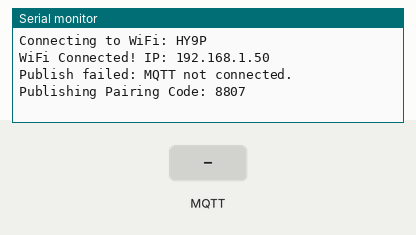
Recording of a sketch running on a simulated Arduino Uno, built with avr-gcc and run on an emulated ATmega328P. Shown: the last lines printed to the serial monitor. Inputs (shaded band) come from the test bench. Random numbers use the default seed unless the sketch sets one; no MQTT or app messages arrive unless stated.

Above: at 3.7 s.
3.8 s: MQTT message "1" arrives on the first subscribed topic
At 6.2 s:
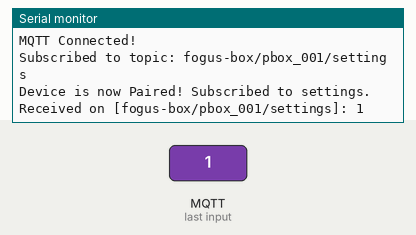
6.5 s: MQTT message "on" arrives on the first subscribed topic
At 7.7 s:
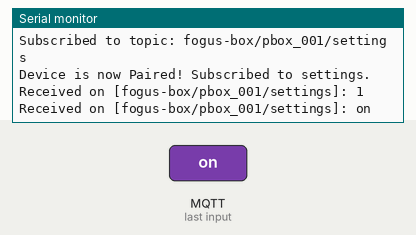
8.0 s: MQTT message "off" arrives on the first subscribed topic
At 8.9 s:
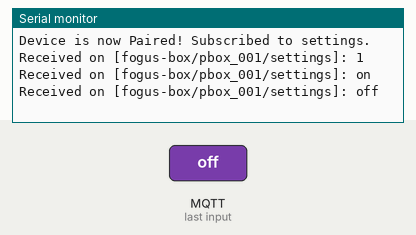

The sketch:

MqttTest.ino
```cpp
#include "ProjectMqtt.h"

// กำหนดค่าโปรเจกต์
const char* WIFI_SSID = "HY9P";
const char* WIFI_PASSWORD = "1010101010";
const char* MQTT_SERVER = "broker.hivemq.com";
const int MQTT_PORT = 1883;

ProjectMqtt mqttClient(WIFI_SSID, WIFI_PASSWORD, MQTT_SERVER, MQTT_PORT, "fogus-box", "pbox_001");

unsigned long lastHeartbeat = 0;

void setup() {
  Serial.begin(115200);
  delay(1000);

  mqttClient.begin();

  // จำลองว่ายังไม่จับคู่ตอนเปิดเครื่อง (สามารถเปลี่ยนเป็นอ่านค่าจาก EEPROM ได้)
  mqttClient.setPaired(false);
}

void loop() {
  // รันระบบ MQTT หลักเชื่อมต่อ Wi-Fi และฟังข้อความ
  mqttClient.loop();

  // ถ้ายังไม่จับคู่ ให้ส่ง Pairing Code ออกไปเรื่อยๆ (ขั้นที่ 1)
  // (คุณสามารถเช็คปุ่มกดบนบอร์ดเพื่อสลับสถานะ isPaired เป็น true ได้ เมื่อผู้ใช้กดปุ่มยืนยัน)
  mqttClient.handlePairingMode();

  // ถ้าจับคู่แล้ว ส่ง Heartbeat สถานะเครื่องทุกๆ 10 วินาที (ขั้นที่ 2)
  // if (mqttClient.isPaired) { ... }
  unsigned long now = millis();
  if (now - lastHeartbeat > 10000) {
    lastHeartbeat = now;
    mqttClient.sendStatus("idle", 25, 5);
  }
}
```

ProjectMqtt.h
```cpp
#include "MyMqtt.h"
#include <ArduinoJson.h> // สำหรับจัดการ JSON Payload

class ProjectMqtt : public MyMqtt
{
private:
  String projectName;
  String deviceId;
  bool isPaired;
  String pairingCode;

  unsigned long lastPairingPublish;
  unsigned long lastStatusPublish;

public:
  ProjectMqtt(const char *ssid, const char *pass, const char *server, int port, String projName, String devId)
      : MyMqtt(ssid, pass, server, port, devId),
        projectName(projName), deviceId(devId), isPaired(false),
        lastPairingPublish(0), lastStatusPublish(0) {}

  void setPaired(bool paired)
  {
    isPaired = paired;
    if (isPaired)
    {
      // เมื่อจับคู่สำเร็จ ให้ Subscribe รอรับ Settings ทันที
      String settingsTopic = projectName + "/" + deviceId + "/settings";
      subscribe(settingsTopic.c_str());
      Serial.println("Device is now Paired! Subscribed to settings.");
    }
  }

  void generatePairingCode()
  {
    // สุ่มรหัส 4 หลัก (0000 - 9999)
    int codeInt = random(1000, 10000);
    pairingCode = String(codeInt);
    // เติม 0 ด้านหน้าให้ครบ 4 หลักกรณีเลขน้อยกว่า 1000
    while (pairingCode.length() < 4)
    {
      pairingCode = "0" + pairingCode;
    }
  }

  String getPairingCode()
  {
    return pairingCode;
  }

  void onConnected() override
  {
    Serial.println("MQTT Connected!");
    setPaired(true);
  }

  void onDisconnected() override
  {
    Serial.println("MQTT Disconnected!");
  }

  // Callback เมื่อมีข้อความส่งมา (เช่น Web ส่ง Settings มา)
  void onMessage(String topic, String message) override
  {
    Serial.print("Received on [");
    Serial.print(topic);
    Serial.print("]: ");
    Serial.println(message);
  }

  JsonDocument ParseJson(String message)
  {
    // Parse JSON Settings จากเว็บ
    JsonDocument doc;
    DeserializationError error = deserializeJson(doc, message);
    if (error)
    {
      doc.clear();
      doc["state"] = "error";
      doc["message"] = "JSON parse failed!";
    }
    return doc;
  }

  // ฟังก์ชันส่ง Status & Heartbeat (ขั้นตอนที่ 2)
  void sendStatus(String state, int workTime, int breakTime)
  {
    if (!connected())
      return;

    String statusTopic = projectName + "/" + deviceId + "/status";

    JsonDocument doc;
    doc["state"] = state;

    JsonObject settings = doc["settings"].to<JsonObject>();
    settings["work_time"] = workTime;
    settings["break_time"] = breakTime;

    char buffer[256];
    serializeJson(doc, buffer);

    publish(statusTopic.c_str(), buffer);
  }

  // รันลูปจัดการ Pairing แยกต่างหากตอนยังไม่จับคู่
  void handlePairingMode()
  {
    if (isPaired)
      return;

    unsigned long now = millis();
    if (now - lastPairingPublish > 2500)
    { // ทุกๆ 2.5 วินาที
      lastPairingPublish = now;

      if (pairingCode == "")
      {
        generatePairingCode();
      }

      String pairingTopic = projectName + "/pairing";
      String payload = "{\"device_id\": \"" + deviceId + "\", \"code\": \"" + pairingCode + "\"}";

      publish(pairingTopic.c_str(), payload.c_str());
      Serial.print("Publishing Pairing Code: ");
      Serial.println(pairingCode);
    }
  }
};
```

Measured:
- after the input at 3.8 s, the serial monitor: prints a new line after 1.3 s (image 1)
- after the input at 6.5 s, the serial monitor: prints a new line at once (image 2)
- after the input at 8.0 s, the serial monitor: prints a new line at once (image 3)
